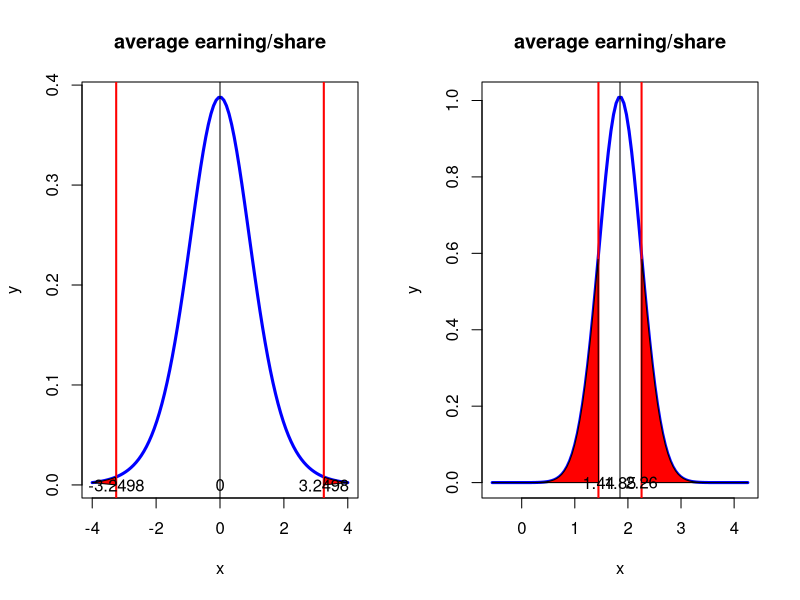

The R source for this figure:
#page no: 345-346
n=10
sd=0.395
xbar=1.851
conf_l=0.99
alpha=1-conf_l
zalpha=alpha/2
arearight=zalpha
arealeft=1-zalpha
zscore=round(qnorm(arealeft),2)
tscore=round(qt(arealeft,df=9),4)
v1=round((tscore*(sd/sqrt(n))),3)
mu1=xbar-v1
mu2=xbar+v1
print(paste("t score is=",tscore))
print(paste("99% confidence - interval when n=10 :",round(mu1,3)," , ",round(mu2,3)))
x=seq(-4,4,length=100)
y <- dt(x,df=9)
prob1=-3.2498
par(mfcol=c(1,2))
plot(x,y,type='l',lwd=3,col='blue',xlab='x',main='average earning/share')
abline(v=0)
abline(v=prob1,lwd=2,col='red')
abline(v=abs(prob1),lwd=2,col='red')
polygon(c(x[x<=prob1],prob1 ),c(y[x<=prob1],0),col="red")
polygon(c(x[x>=abs(prob1)],abs(prob1) ),c(y[x>=abs(prob1)],0),col="red")
text(prob1,0,prob1)
text(abs(prob1),0,abs(prob1))
text(0,0,round(0,2))
x=seq(mu1-2,mu2+2,length=100)
y=dnorm(x,xbar,sd)
df=data.frame(x,y)
plot(x,y,type='l',lwd=3,col='blue',xlab='x',main='average earning/share')
abline(v=xbar)
abline(v=mu1,lwd=2,col='red')
abline(v=mu2,lwd=2,col='red')
polygon(c(x[x<=abs(mu1)],abs(mu1) ),c(y[x<=abs(mu1)],0),col="red")
polygon(c(x[x>=mu2],mu2 ),c(y[x>=mu2],0),col="red")
text(mu1,0,round(mu1,2))
text(mu2,0,round(mu2,2))
text(xbar,0,round(xbar,2))
